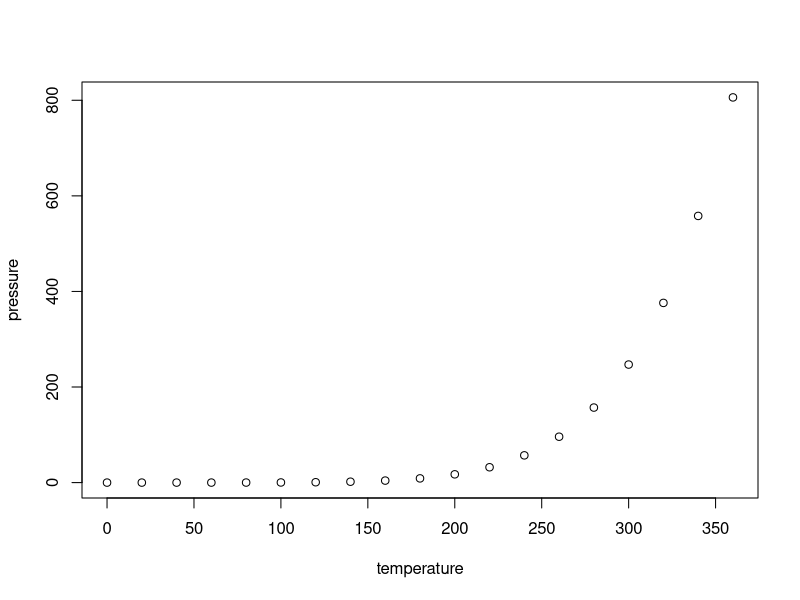
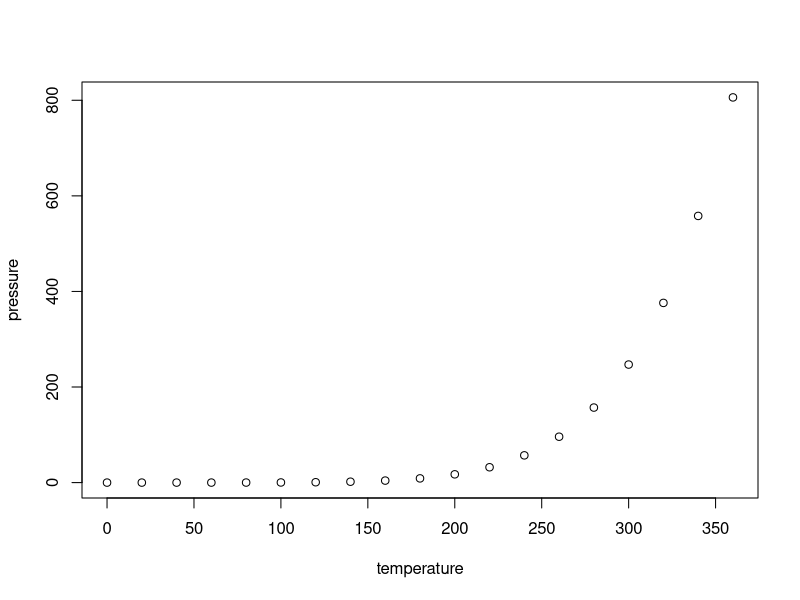
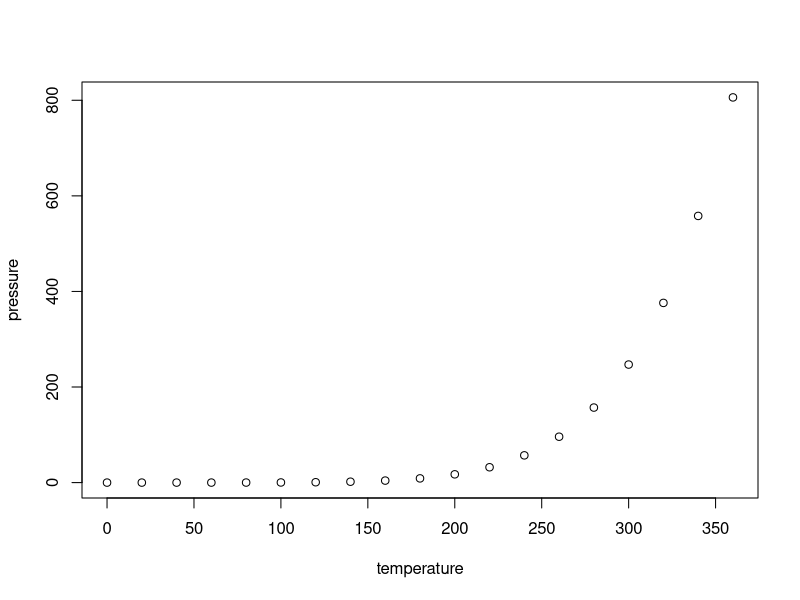
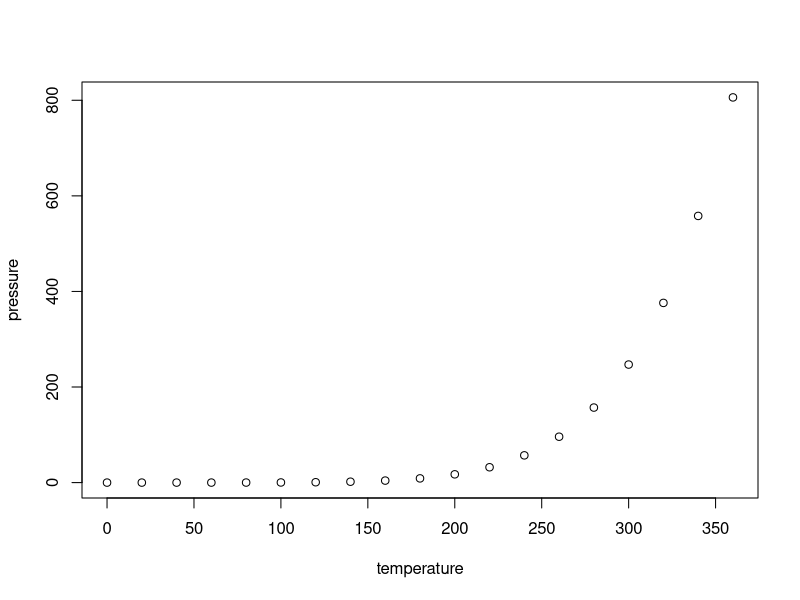
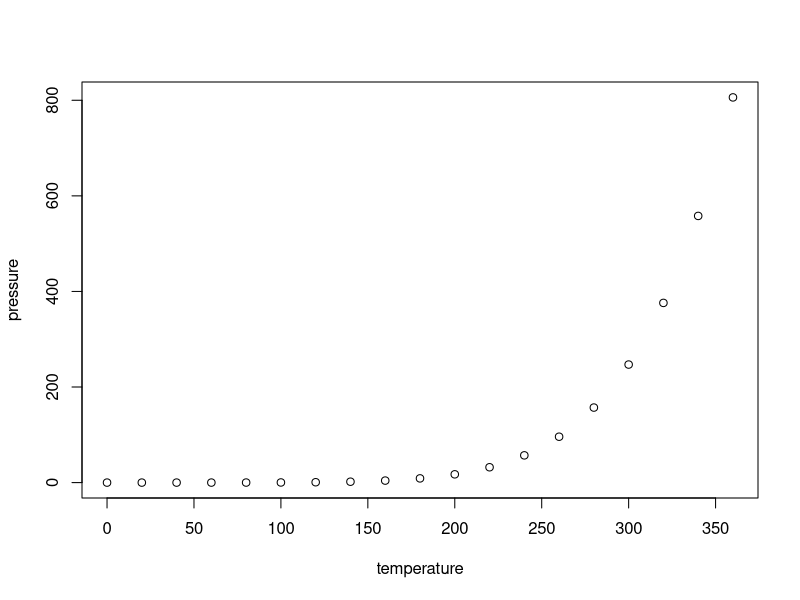
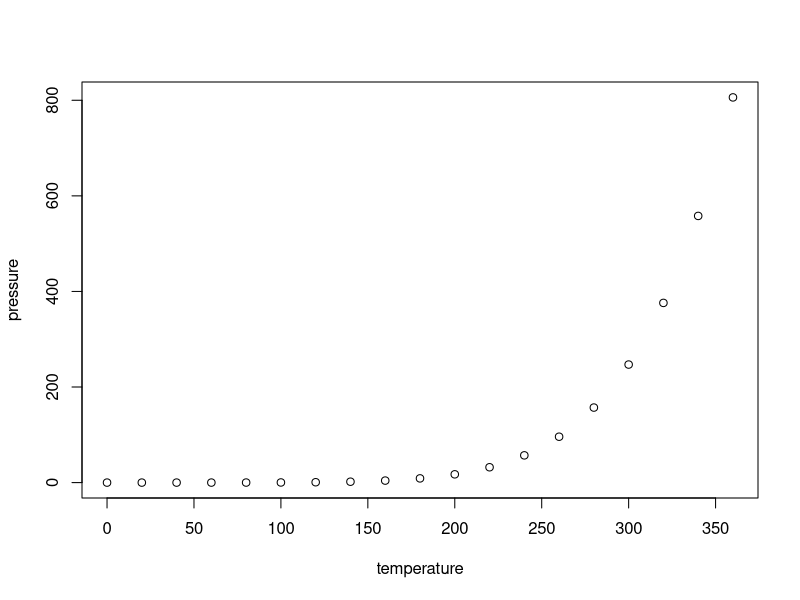

Reproduce these figures in R, in order.
## ---- chunk 1
knitr::opts_chunk$set(echo = TRUE)
## ---- chunk 2
summary(cars)
## ---- chunk 3
plot(pressure)
plot(pressure)
plot(pressure)
plot(pressure)
plot(pressure)
plot(pressure)
